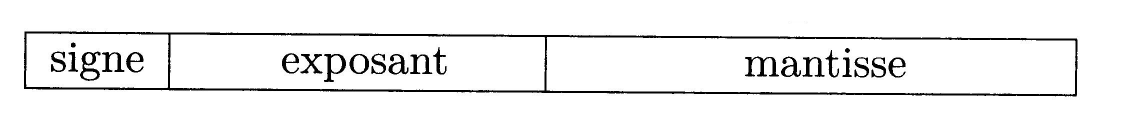
#> input picture Encodage_decimaux/img/forme.jpg, 2289 x 243 px (shown at 1/2 size)
$ jupyter execute image.ipynb
#> lines starting #> are read from the running program, lines starting #| are printed output that depends on the picture
[cell 1]
from PIL import Image
im1 = Image.open('./img/forme.jpg')
#> im1 is the input picture: PIL image 2289x243 RGB; min 0, max 255, mean 240.3
im2 = im1.resize((229,24))
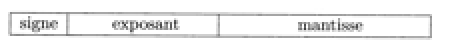
#> im2: PIL image 229x24 RGB (shown 2 times larger); min 59, max 255, mean 239.6
im2.save('./img/forme2.jpg')


$ run again, with Encodage_decimaux/img/precision.jpg copied over Encodage_decimaux/img/forme.jpg
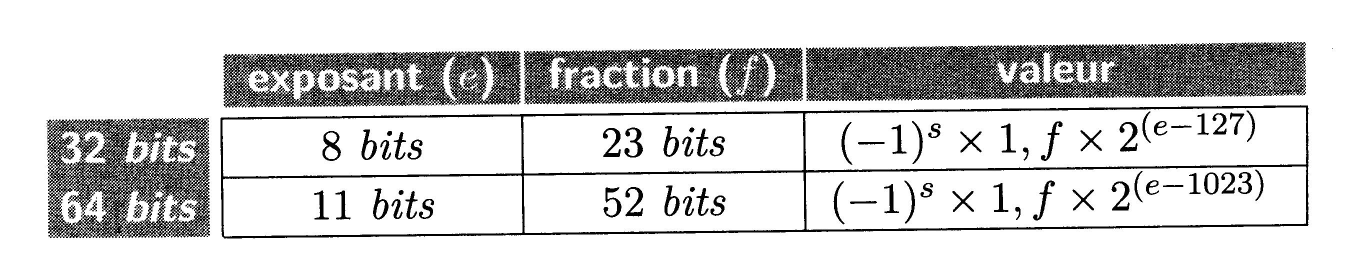
#> input picture Encodage_decimaux/img/precision.jpg, 2723 x 555 px (shown at 1/2 size)
#> im1 is the input picture: PIL image 2723x555 RGB; min 0, max 255, mean 214.3
#> `im2 = im1.resize((229,24))`:
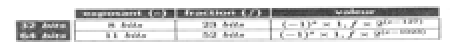
#> im2: PIL image 229x24 RGB (shown 2 times larger); min 51, max 255, mean 213.6

$ run again, with Encodage_decimaux/img/precision2.jpg copied over Encodage_decimaux/img/forme.jpg
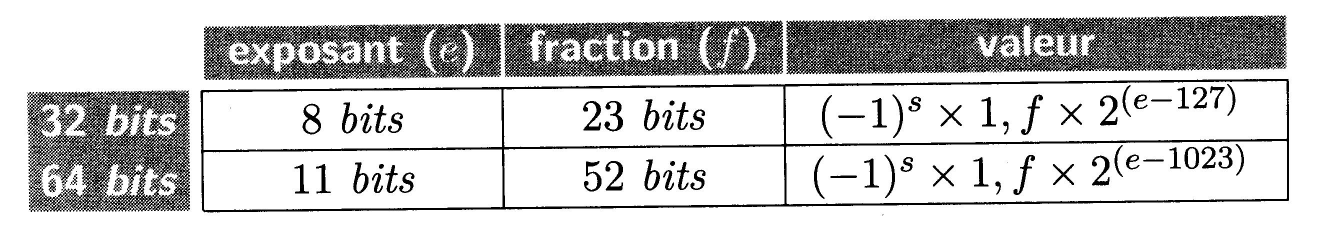
#> input picture Encodage_decimaux/img/precision2.jpg, 2654 x 469 px (shown at 1/2 size)
#> im1 is the input picture: PIL image 2654x469 RGB; min 0, max 255, mean 205.3
#> `im2 = im1.resize((229,24))`:
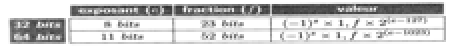
#> im2: PIL image 229x24 RGB (shown 2 times larger); min 49, max 255, mean 204.5
